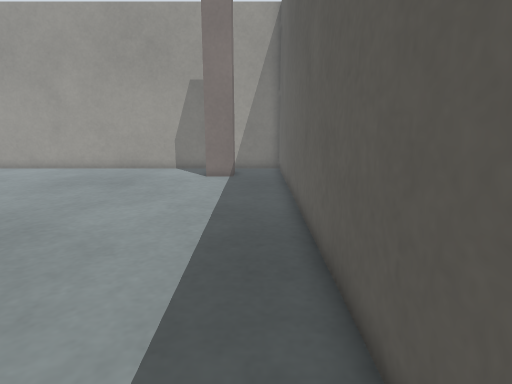
View 1 (above)

21 first-person views from a walk through a Gazebo world. The camera is 0.6 m above the floor, tilts 12° down and sees 75° across. The floor is counted in squares, 0.2 m on a side. Each view is taken from the middle of a square. On the plan, view 1 faces up. The plan holds only what a view shows up to about 20 squares ahead; the rest is blank. The place goes on beyond the plan. Robots are left out.

View 2
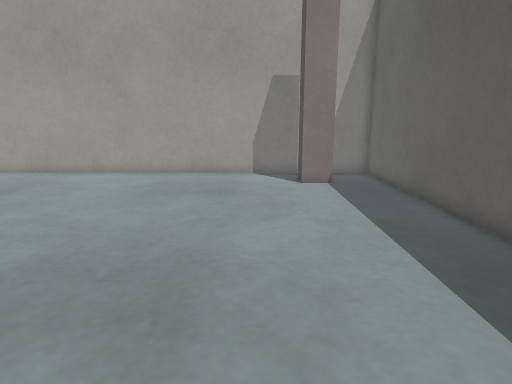

View 3
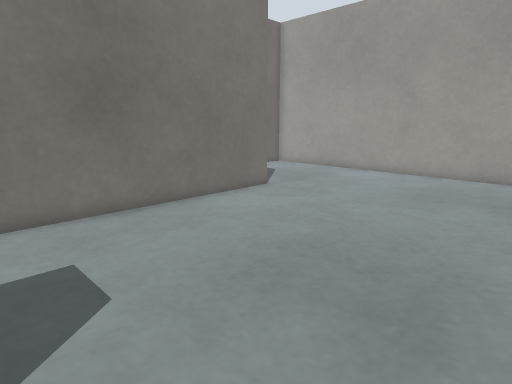

View 4
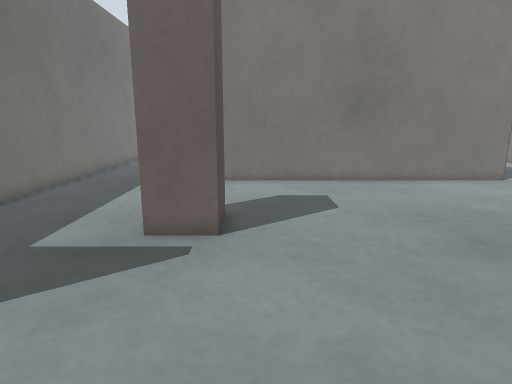

View 5
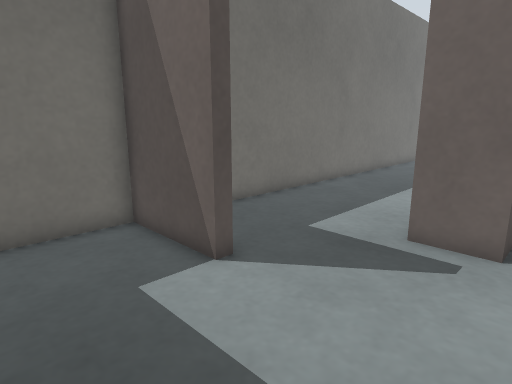

View 6
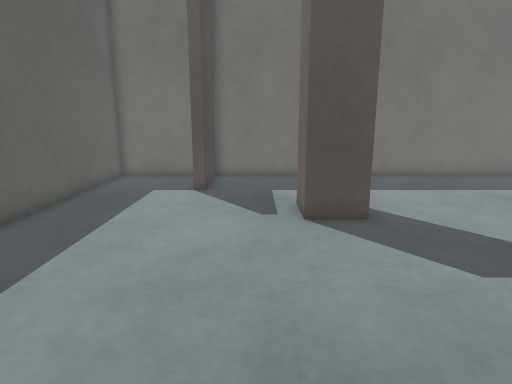

View 7
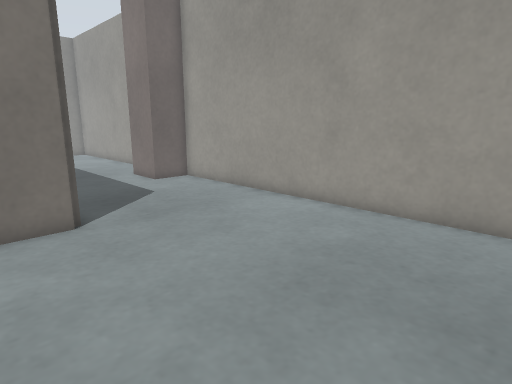

View 8
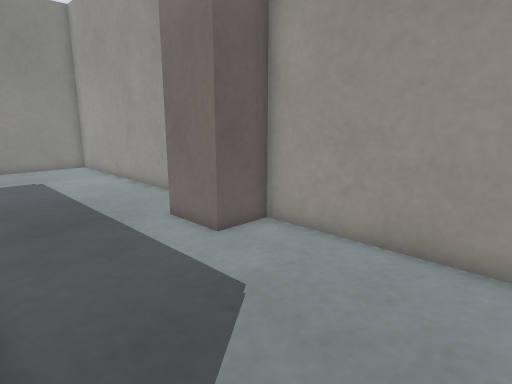

View 9
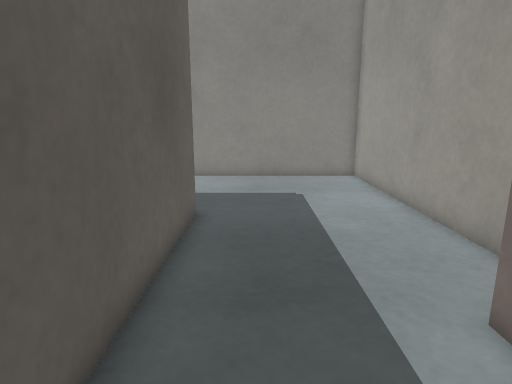

View 10
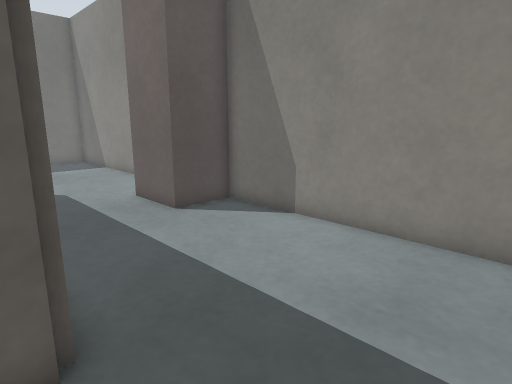

View 11
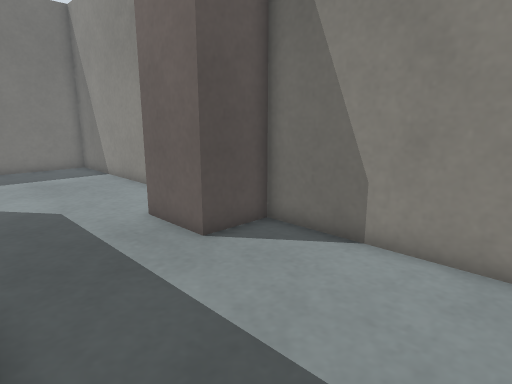

View 12
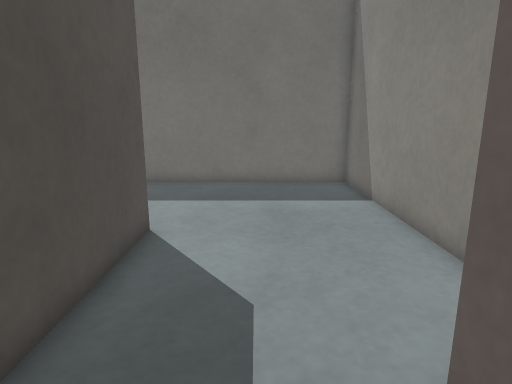

View 13
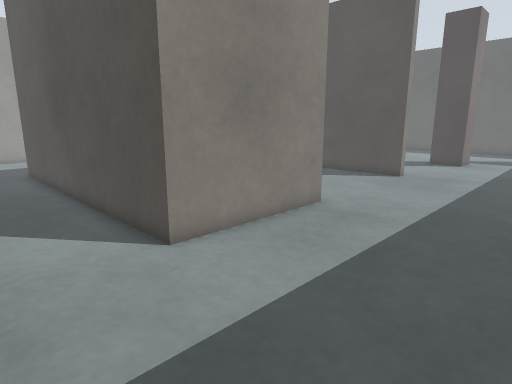

View 14
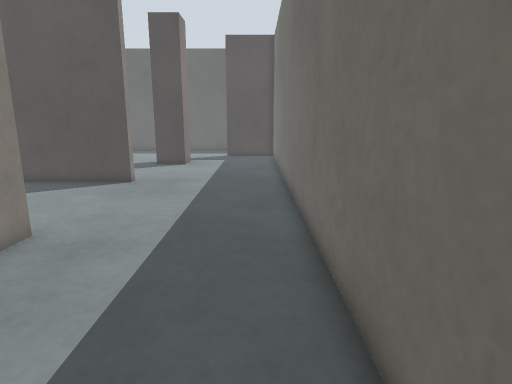

View 15
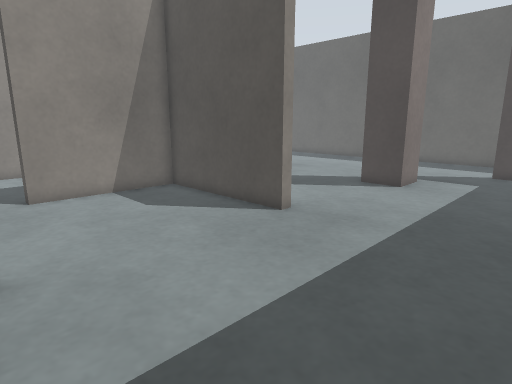

View 16
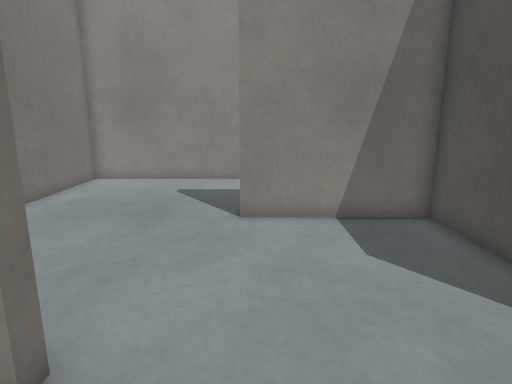

View 17
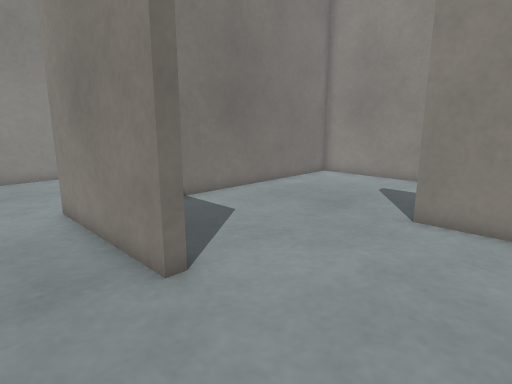

View 18
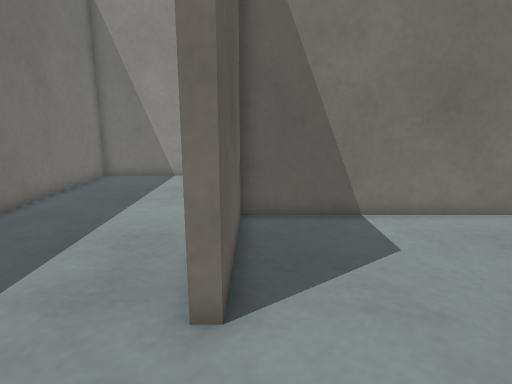

View 19
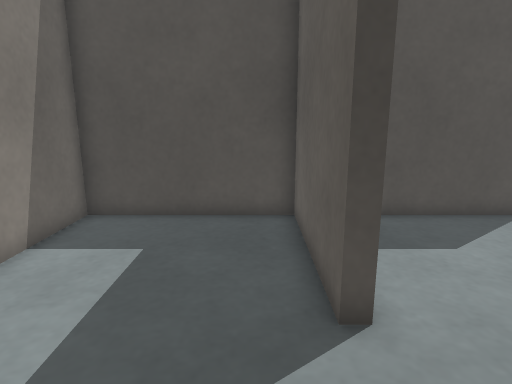

View 20
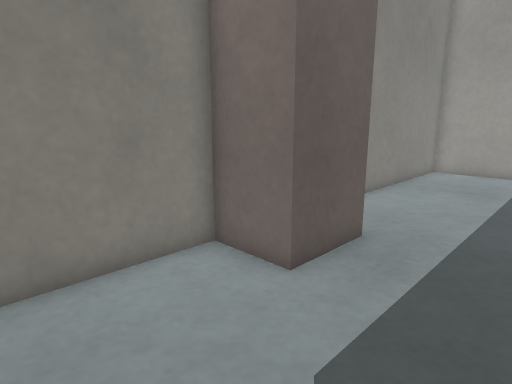

View 21
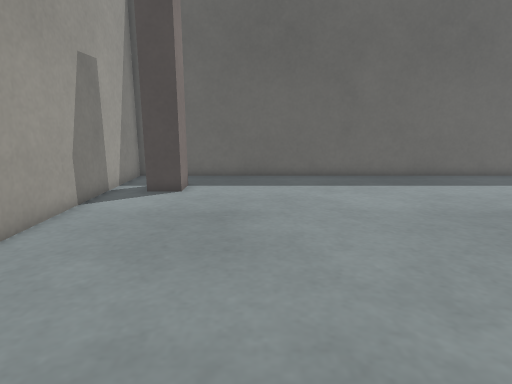

### Floor plan
Key: @ floor where view 1 was taken; # wall or solid block; . floor; P pillar; B grey box; C cabinet; R crate.
Columns run from 39 left of view 1 to 2 right of it. Each row starts with its distance up from view 1.
 22 #############    #########################
 21 #.............   C.......................#
 20 #..............CCC...................P...#
 19 #...................................P P..#
 18 #....................................P...#
 17 #........................................#
 16 #........................................#
 15 #........................................#
 14 #.......################.................#
 13 #.......#..............#.................#
 12 #.......#..............#.................#
 11 #.......#..............#.................#
 10 #.......#..............#.................#
  9 #.......#..............#.................#
  8 #RRR....#..............#.................#
  7    R....#........#######.................#
  6    R....#........#######.................#
  5 #RRR....#..............#.................#
  4 #.......#..............#.................#
  3 #.......#..............#.................#
  2 #.......#..............#.................#
  1 #.......#..............#.................#
  0 #.......#..............#......PP.......@.#
 -1 #.......#######...............PP.........#
 -2 #.............................PP.........#
 -3 #........................................#
 -4 #........................................#
 -5 #..................................BB....#
 -6 #..................................BB....#
 -7 #..................................BB....#
 -8 #..................................BB....#
 -9 ##########################################

Where each view was taken, in squares from view 1:
view 1: 0 up, 0 right, facing up
view 2: 2 up, 5 left, facing up
view 3: 2 up, 5 left, facing up-left
view 4: 1 up, 1 right, facing left
view 5: 1 up, 1 right, facing down-left
view 6: 10 up, 6 left, facing down
view 7: 11 up, 6 left, facing up-left
view 8: 14 up, 15 left, facing up-left
view 9: 16 up, 20 left, facing left
view 10: 18 up, 30 left, facing down-left
view 11: 15 up, 31 left, facing down-left
view 12: 8 up, 34 left, facing down
view 13: 8 down, 35 left, facing up-right
view 14: 7 down, 33 left, facing right
view 15: 8 down, 25 left, facing up-right
view 16: 4 down, 22 left, facing up
view 17: 4 down, 19 left, facing up-left
view 18: 0 up, 20 left, facing left
view 19: 8 up, 27 left, facing right
view 20: 0 up, 32 left, facing up-left
view 21: 15 up, 17 left, facing right
